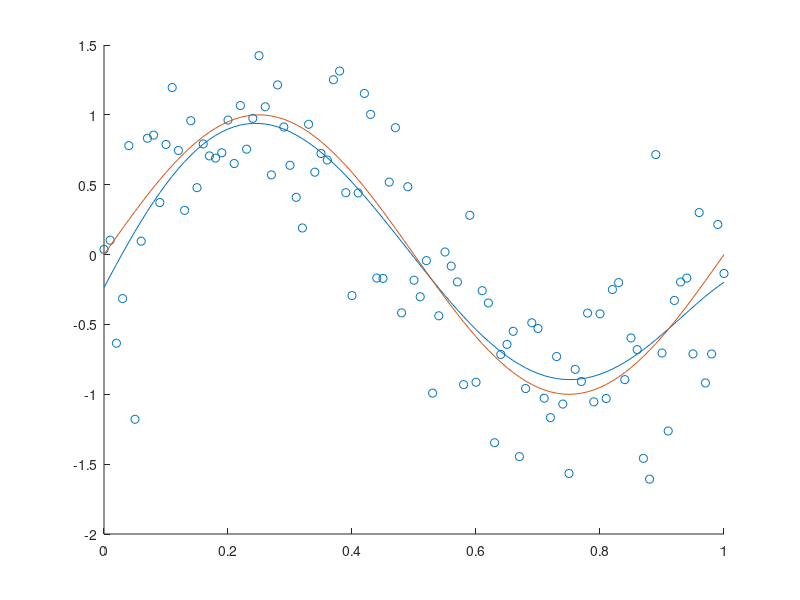
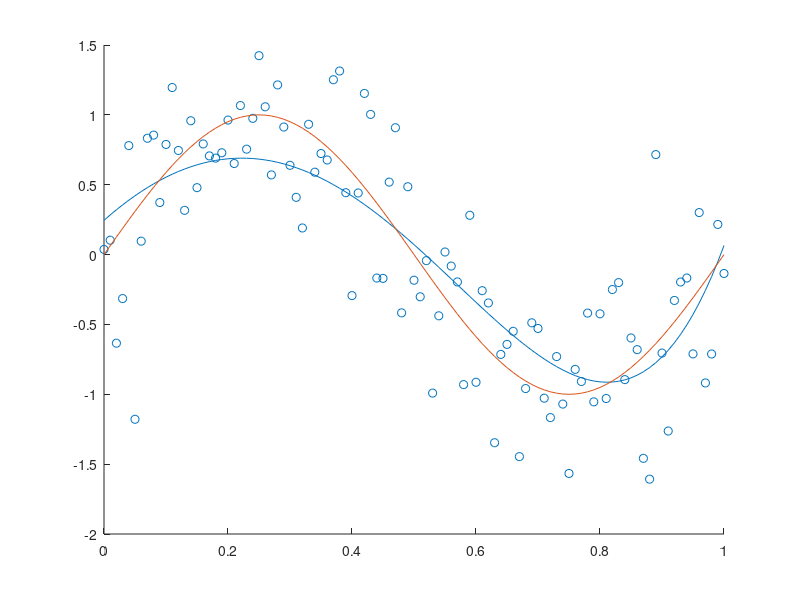

Here is the MATLAB script that generated these plots, in order:
function Regresion_parametrica
    %N, number of observations
     Max = 1;
     N = 100;
     x = 0:Max/N:Max;
     
     %t_bold, set of target values
     [t, yReal] = getObservation(x);
     
     %M, degree of polynomial to fit
     M = 5;
	 %weights 
     w = getOptimumW(x, t, M);
     for i = 1:length(x)
        y_approx(i) = yF(x(i), w);
     end
     plotter(x,t,yReal,y_approx);
	 %measure the model error
     [Erms,error] = getError(yReal, y_approx);
     Erms
     lambda = 1/50;
     errorRegularizado = getErrorRegularizado(error,lambda,y_approx);
     errorRegularizado
     w = getOptimumRegularizadoW(x,t,M,lambda);
     %weights 
     for i = 1:length(x)
        y_approx(i) = yF(x(i), w);
     end
     plotter(x,t,yReal,y_approx);
     
end

function plotter(x,t,yReal,y_approx)
    figure;scatter(x, t);
    hold on;
    plot(x, y_approx);
    hold on;
    plot(x, yReal);
end
%RMS error function to evaluate
function [Erms,error] = getError(y, t)
    N = size(t);
    N = N(2);
    error = sum((y-t).^2)/2;
    Erms = sqrt((2*error)/N);
end

function[n] = distanciaEuclidiana(V)
 n = sqrt(sum(V.*V));
end

function result = getErrorRegularizado(error,lambda,w)
    result = error+(lambda/2)*distanciaEuclidiana(w');
end

function W = getOptimumRegularizadoW(x, t, M, lambda)
    N = size(x);
    N = N(2);
    X = zeros(N,M+1);
    for i=1:N
      for j=1:M+1
          X(i,j) = x(i)^(j-1);
      end
    end 
    W = pinv((X'*X)+(lambda*eye(M+1)))*X'*t';
end

%Least squares with first derivative equals zero
function W = getOptimumW(x, t, M)
   B = zeros(M+1,1);
   for i=1:M+1
       B(i,1) = sum(dot(x.^(i-1),t));
   end
   %B = sum(dot(x.^M,t));
   A = zeros(M+1,M+1);
   for i=1:M+1
      for j=1:M+1
          A(i,j) = sum(x.^((i-1)+(j-1)));
      end
   end
   A_1 = pinv(A);
   W = A_1*B;
end

%Phenomenom to analyze and adjust the model to
function [t, yReal] = getObservation(x)
    snr = 8;
    yReal = sin(2*pi*x);
    t = awgn(yReal, snr);
end

%Evaluaation of the polynomial model with weights w
function y = yF(x_val, w)
    y = 0;
    for i = 1:length(w)
        y = y + w(i) * (x_val.^(i - 1));
    end
end